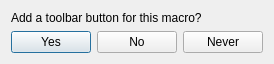
<?xml version="1.0" encoding="UTF-8"?>
<ui version="4.0">
 <class>toolbar_button</class>
 <widget class="QDialog" name="toolbar_button">
  <property name="geometry">
   <rect>
    <x>0</x>
    <y>0</y>
    <width>257</width>
    <height>62</height>
   </rect>
  </property>
  <property name="windowTitle">
   <string>Add Button</string>
  </property>
  <layout class="QVBoxLayout" name="verticalLayout">
   <item>
    <widget class="QLabel" name="label">
     <property name="text">
      <string>Add a toolbar button for this macro?</string>
     </property>
     <property name="wordWrap">
      <bool>true</bool>
     </property>
    </widget>
   </item>
   <item>
    <layout class="QHBoxLayout" name="horizontalLayout">
     <item>
      <widget class="QPushButton" name="pushButton_2">
       <property name="text">
        <string>Yes</string>
       </property>
      </widget>
     </item>
     <item>
      <widget class="QPushButton" name="pushButton_3">
       <property name="text">
        <string>No</string>
       </property>
      </widget>
     </item>
     <item>
      <widget class="QPushButton" name="pushButton_4">
       <property name="text">
        <string>Never</string>
       </property>
      </widget>
     </item>
    </layout>
   </item>
  </layout>
 </widget>
 <resources/>
 <connections/>
</ui>
